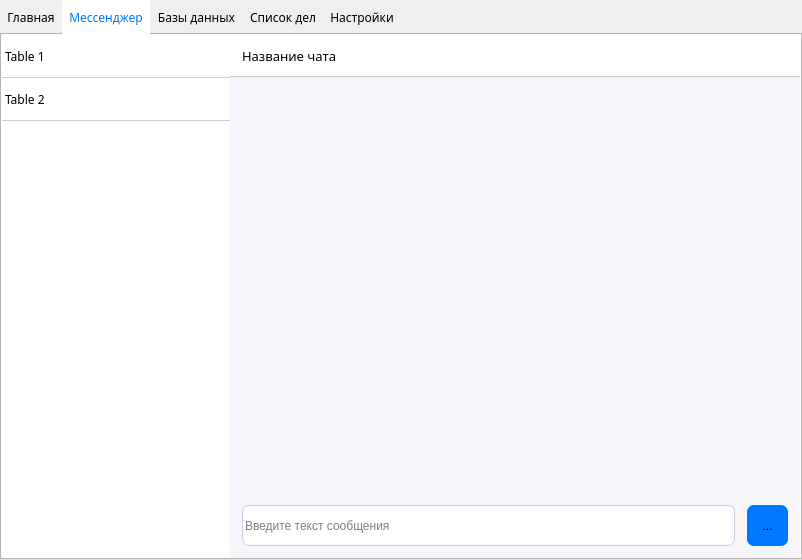
<?xml version="1.0" encoding="UTF-8"?>
<ui version="4.0">
 <class>MainWindow</class>
 <widget class="QMainWindow" name="MainWindow">
  <property name="geometry">
   <rect>
    <x>0</x>
    <y>0</y>
    <width>802</width>
    <height>560</height>
   </rect>
  </property>
  <property name="windowTitle">
   <string>Система управления и коммуникации внутри организации</string>
  </property>
  <property name="windowIcon">
   <iconset resource="res/qrc/ui_res.qrc">
    <normaloff>:/icons/img/database_icon_active.png</normaloff>:/icons/img/database_icon_active.png</iconset>
  </property>
  <property name="windowOpacity">
   <double>1.000000000000000</double>
  </property>
  <property name="autoFillBackground">
   <bool>false</bool>
  </property>
  <widget class="QWidget" name="centralwidget">
   <property name="sizePolicy">
    <sizepolicy hsizetype="Preferred" vsizetype="Preferred">
     <horstretch>0</horstretch>
     <verstretch>0</verstretch>
    </sizepolicy>
   </property>
   <property name="minimumSize">
    <size>
     <width>802</width>
     <height>560</height>
    </size>
   </property>
   <property name="autoFillBackground">
    <bool>false</bool>
   </property>
   <layout class="QVBoxLayout" name="verticalLayout_2">
    <property name="leftMargin">
     <number>0</number>
    </property>
    <property name="topMargin">
     <number>0</number>
    </property>
    <property name="rightMargin">
     <number>0</number>
    </property>
    <property name="bottomMargin">
     <number>0</number>
    </property>
    <item>
     <widget class="QTabWidget" name="tabWidget">
      <property name="minimumSize">
       <size>
        <width>802</width>
        <height>560</height>
       </size>
      </property>
      <property name="font">
       <font>
        <family>Ubuntu Medium</family>
        <pointsize>9</pointsize>
       </font>
      </property>
      <property name="autoFillBackground">
       <bool>false</bool>
      </property>
      <property name="styleSheet">
       <string notr="true">.QTabBar:tab{
	height: 35px;
	background-color: rgb(255, 255, 255, 0);
	border-radius: 1px;
	padding-left: 7px;
	padding-right: 7px;
}
.QTabBar:tab:hover{
	background-color: #E8EAF4;
}
.QTabWidget{
	background-color: rgb(255, 255, 255);
	
}
.QTabBar:tab:selected{
	color: #0077FF;
	background-color: rgb(255, 255, 255);
}</string>
      </property>
      <property name="currentIndex">
       <number>1</number>
      </property>
      <property name="usesScrollButtons">
       <bool>false</bool>
      </property>
      <widget class="QWidget" name="tab">
       <attribute name="icon">
        <iconset resource="res/qrc/ui_res.qrc">
         <normaloff>:/icons/img/home_icon.png</normaloff>
         <activeon>:/icons/img/home_icon_active.png</activeon>:/icons/img/home_icon.png</iconset>
       </attribute>
       <attribute name="title">
        <string>Главная</string>
       </attribute>
      </widget>
      <widget class="QWidget" name="tab_2">
       <attribute name="icon">
        <iconset resource="res/qrc/ui_res.qrc">
         <normaloff>:/icons/img/messenger_icon.png</normaloff>
         <activeon>:/icons/img/messenger_icon_active.png</activeon>:/icons/img/messenger_icon.png</iconset>
       </attribute>
       <attribute name="title">
        <string>Мессенджер</string>
       </attribute>
       <layout class="QHBoxLayout" name="horizontalLayout" stretch="2,5">
        <property name="spacing">
         <number>0</number>
        </property>
        <property name="leftMargin">
         <number>0</number>
        </property>
        <property name="topMargin">
         <number>0</number>
        </property>
        <property name="rightMargin">
         <number>0</number>
        </property>
        <property name="bottomMargin">
         <number>0</number>
        </property>
        <item>
         <widget class="QListWidget" name="table_list_2">
          <property name="font">
           <font>
            <family>Ubuntu Medium</family>
           </font>
          </property>
          <property name="styleSheet">
           <string notr="true">.QListWidget{
	border-right: 1px solid #C9CCDC;
}

.QListWidget:item{
	height: 42px;
	color: black;
	border-bottom: 1px solid #C9CCDC;
}

.QListWidget:item:selected{
	background-color: #0077FF;
	color: white;
}</string>
          </property>
          <property name="frameShape">
           <enum>QFrame::NoFrame</enum>
          </property>
          <property name="editTriggers">
           <set>QAbstractItemView::DoubleClicked|QAbstractItemView::EditKeyPressed</set>
          </property>
          <property name="alternatingRowColors">
           <bool>false</bool>
          </property>
          <property name="selectionBehavior">
           <enum>QAbstractItemView::SelectItems</enum>
          </property>
          <item>
           <property name="text">
            <string>Table 1</string>
           </property>
          </item>
          <item>
           <property name="text">
            <string>Table 2</string>
           </property>
          </item>
         </widget>
        </item>
        <item>
         <layout class="QVBoxLayout" name="verticalLayout_3" stretch="0,10,0">
          <property name="spacing">
           <number>0</number>
          </property>
          <item>
           <widget class="QFrame" name="messenger_info_panel">
            <property name="sizePolicy">
             <sizepolicy hsizetype="Preferred" vsizetype="Fixed">
              <horstretch>0</horstretch>
              <verstretch>0</verstretch>
             </sizepolicy>
            </property>
            <property name="minimumSize">
             <size>
              <width>0</width>
              <height>42</height>
             </size>
            </property>
            <property name="styleSheet">
             <string notr="true">#messenger_info_panel{
	background-color: rgb(255, 255, 255);
	border-bottom: 1px solid #C2C2C2;
}

.QToolButton{
	background-color: #F5F6FA;
	border-radius: 14px;
}

.QToolButton:hover{
	background-color: #E5E6EB;
}</string>
            </property>
            <property name="frameShape">
             <enum>QFrame::NoFrame</enum>
            </property>
            <property name="frameShadow">
             <enum>QFrame::Raised</enum>
            </property>
            <property name="lineWidth">
             <number>0</number>
            </property>
            <layout class="QHBoxLayout" name="horizontalLayout_8" stretch="2">
             <property name="leftMargin">
              <number>12</number>
             </property>
             <property name="topMargin">
              <number>0</number>
             </property>
             <property name="rightMargin">
              <number>12</number>
             </property>
             <property name="bottomMargin">
              <number>0</number>
             </property>
             <item>
              <widget class="QLabel" name="label_2">
               <property name="font">
                <font>
                 <family>Ubuntu Medium</family>
                 <pointsize>10</pointsize>
                </font>
               </property>
               <property name="frameShadow">
                <enum>QFrame::Plain</enum>
               </property>
               <property name="text">
                <string>Название чата</string>
               </property>
              </widget>
             </item>
            </layout>
           </widget>
          </item>
          <item>
           <widget class="QListWidget" name="chat_window">
            <property name="font">
             <font>
              <family>Ubuntu Medium</family>
             </font>
            </property>
            <property name="styleSheet">
             <string notr="true">.QListWidget:item{
	color: black;
	margin: 12px 0px 92px 12px;
}

.QListWidget{
	background-color: #F6F6FA;
}</string>
            </property>
            <property name="frameShape">
             <enum>QFrame::NoFrame</enum>
            </property>
            <property name="frameShadow">
             <enum>QFrame::Plain</enum>
            </property>
            <property name="horizontalScrollBarPolicy">
             <enum>Qt::ScrollBarAlwaysOff</enum>
            </property>
            <property name="sizeAdjustPolicy">
             <enum>QAbstractScrollArea::AdjustIgnored</enum>
            </property>
            <property name="editTriggers">
             <set>QAbstractItemView::DoubleClicked|QAbstractItemView::EditKeyPressed|QAbstractItemView::SelectedClicked</set>
            </property>
            <property name="alternatingRowColors">
             <bool>false</bool>
            </property>
            <property name="selectionMode">
             <enum>QAbstractItemView::NoSelection</enum>
            </property>
            <property name="selectionBehavior">
             <enum>QAbstractItemView::SelectItems</enum>
            </property>
            <property name="movement">
             <enum>QListView::Static</enum>
            </property>
            <property name="flow">
             <enum>QListView::TopToBottom</enum>
            </property>
            <property name="isWrapping" stdset="0">
             <bool>false</bool>
            </property>
            <property name="spacing">
             <number>3</number>
            </property>
            <property name="viewMode">
             <enum>QListView::ListMode</enum>
            </property>
            <property name="wordWrap">
             <bool>true</bool>
            </property>
           </widget>
          </item>
          <item>
           <widget class="QFrame" name="messenger_info_panel_2">
            <property name="sizePolicy">
             <sizepolicy hsizetype="Preferred" vsizetype="Fixed">
              <horstretch>0</horstretch>
              <verstretch>0</verstretch>
             </sizepolicy>
            </property>
            <property name="minimumSize">
             <size>
              <width>0</width>
              <height>42</height>
             </size>
            </property>
            <property name="styleSheet">
             <string notr="true">background-color: #F6F6FA;</string>
            </property>
            <property name="frameShape">
             <enum>QFrame::NoFrame</enum>
            </property>
            <property name="frameShadow">
             <enum>QFrame::Raised</enum>
            </property>
            <property name="lineWidth">
             <number>0</number>
            </property>
            <layout class="QHBoxLayout" name="horizontalLayout_9" stretch="0,0">
             <property name="spacing">
              <number>12</number>
             </property>
             <property name="leftMargin">
              <number>12</number>
             </property>
             <property name="topMargin">
              <number>12</number>
             </property>
             <property name="rightMargin">
              <number>12</number>
             </property>
             <property name="bottomMargin">
              <number>12</number>
             </property>
             <item>
              <widget class="QLineEdit" name="message_input">
               <property name="minimumSize">
                <size>
                 <width>0</width>
                 <height>41</height>
                </size>
               </property>
               <property name="styleSheet">
                <string notr="true">.QLineEdit{
border-radius: 7px;
background-color: white;
border: 1px solid #C9CCDC;
}</string>
               </property>
               <property name="text">
                <string/>
               </property>
               <property name="placeholderText">
                <string>Введите текст сообщения</string>
               </property>
              </widget>
             </item>
             <item>
              <widget class="QToolButton" name="send_message_button">
               <property name="minimumSize">
                <size>
                 <width>41</width>
                 <height>41</height>
                </size>
               </property>
               <property name="styleSheet">
                <string notr="true">border-radius: 7px;
background-color: #0077FF;</string>
               </property>
               <property name="text">
                <string>...</string>
               </property>
               <property name="icon">
                <iconset resource="res/qrc/ui_res.qrc">
                 <normaloff>:/icons/img/send_white.png</normaloff>:/icons/img/send_white.png</iconset>
               </property>
               <property name="iconSize">
                <size>
                 <width>24</width>
                 <height>24</height>
                </size>
               </property>
              </widget>
             </item>
            </layout>
           </widget>
          </item>
         </layout>
        </item>
       </layout>
      </widget>
      <widget class="QWidget" name="tab_3">
       <property name="autoFillBackground">
        <bool>false</bool>
       </property>
       <attribute name="icon">
        <iconset resource="res/qrc/ui_res.qrc">
         <normaloff>:/icons/img/database_icon.png</normaloff>
         <activeon>:/icons/img/database_icon_active.png</activeon>:/icons/img/database_icon.png</iconset>
       </attribute>
       <attribute name="title">
        <string>Базы данных</string>
       </attribute>
       <layout class="QHBoxLayout" name="horizontalLayout_2" stretch="2,5">
        <property name="spacing">
         <number>0</number>
        </property>
        <property name="leftMargin">
         <number>0</number>
        </property>
        <property name="topMargin">
         <number>0</number>
        </property>
        <property name="rightMargin">
         <number>0</number>
        </property>
        <property name="bottomMargin">
         <number>0</number>
        </property>
        <item>
         <widget class="QListWidget" name="table_list">
          <property name="font">
           <font>
            <family>Ubuntu Medium</family>
           </font>
          </property>
          <property name="styleSheet">
           <string notr="true">.QListWidget{
	border-right: 1px solid #C9CCDC;
}

.QListWidget:item{
	height: 42px;
	color: black;
	border-bottom: 1px solid #C9CCDC;
}

.QListWidget:item:selected{
	background-color: #0077FF;
	color: white;
}</string>
          </property>
          <property name="frameShape">
           <enum>QFrame::NoFrame</enum>
          </property>
          <property name="editTriggers">
           <set>QAbstractItemView::DoubleClicked|QAbstractItemView::EditKeyPressed|QAbstractItemView::SelectedClicked</set>
          </property>
          <property name="alternatingRowColors">
           <bool>false</bool>
          </property>
          <property name="selectionBehavior">
           <enum>QAbstractItemView::SelectItems</enum>
          </property>
          <item>
           <property name="text">
            <string>Table 1</string>
           </property>
          </item>
          <item>
           <property name="text">
            <string>Table 2</string>
           </property>
          </item>
         </widget>
        </item>
        <item>
         <layout class="QVBoxLayout" name="verticalLayout" stretch="1,0">
          <property name="spacing">
           <number>0</number>
          </property>
          <item>
           <widget class="QFrame" name="info_panel">
            <property name="sizePolicy">
             <sizepolicy hsizetype="Preferred" vsizetype="Fixed">
              <horstretch>0</horstretch>
              <verstretch>0</verstretch>
             </sizepolicy>
            </property>
            <property name="minimumSize">
             <size>
              <width>0</width>
              <height>42</height>
             </size>
            </property>
            <property name="styleSheet">
             <string notr="true">#info_panel{
	background-color: rgb(255, 255, 255);
	border-bottom: 1px solid #C2C2C2;
}

.QToolButton{
	background-color: #F5F6FA;
	border-radius: 14px;
}

.QToolButton:hover{
	background-color: #E5E6EB;
}</string>
            </property>
            <property name="frameShape">
             <enum>QFrame::NoFrame</enum>
            </property>
            <property name="frameShadow">
             <enum>QFrame::Raised</enum>
            </property>
            <property name="lineWidth">
             <number>0</number>
            </property>
            <layout class="QHBoxLayout" name="horizontalLayout_6" stretch="2,0,0">
             <property name="leftMargin">
              <number>12</number>
             </property>
             <property name="topMargin">
              <number>0</number>
             </property>
             <property name="rightMargin">
              <number>12</number>
             </property>
             <property name="bottomMargin">
              <number>0</number>
             </property>
             <item>
              <widget class="QLabel" name="label">
               <property name="font">
                <font>
                 <family>Ubuntu Medium</family>
                 <pointsize>10</pointsize>
                </font>
               </property>
               <property name="frameShadow">
                <enum>QFrame::Plain</enum>
               </property>
               <property name="text">
                <string>Название таблицы</string>
               </property>
              </widget>
             </item>
             <item>
              <layout class="QHBoxLayout" name="horizontalLayout_5">
               <property name="spacing">
                <number>8</number>
               </property>
               <item>
                <widget class="QToolButton" name="add_button">
                 <property name="enabled">
                  <bool>true</bool>
                 </property>
                 <property name="minimumSize">
                  <size>
                   <width>28</width>
                   <height>28</height>
                  </size>
                 </property>
                 <property name="styleSheet">
                  <string notr="true">background-color: #0077FF;</string>
                 </property>
                 <property name="text">
                  <string>...</string>
                 </property>
                 <property name="icon">
                  <iconset resource="res/qrc/ui_res.qrc">
                   <normaloff>:/icons/img/add.png</normaloff>:/icons/img/add.png</iconset>
                 </property>
                </widget>
               </item>
               <item>
                <widget class="QToolButton" name="delete_button">
                 <property name="enabled">
                  <bool>true</bool>
                 </property>
                 <property name="minimumSize">
                  <size>
                   <width>28</width>
                   <height>28</height>
                  </size>
                 </property>
                 <property name="text">
                  <string>...</string>
                 </property>
                 <property name="icon">
                  <iconset resource="res/qrc/ui_res.qrc">
                   <normaloff>:/icons/img/delete.png</normaloff>:/icons/img/delete.png</iconset>
                 </property>
                 <property name="checkable">
                  <bool>false</bool>
                 </property>
                </widget>
               </item>
               <item>
                <widget class="QToolButton" name="send_button">
                 <property name="enabled">
                  <bool>true</bool>
                 </property>
                 <property name="minimumSize">
                  <size>
                   <width>28</width>
                   <height>28</height>
                  </size>
                 </property>
                 <property name="text">
                  <string>...</string>
                 </property>
                 <property name="icon">
                  <iconset resource="res/qrc/ui_res.qrc">
                   <normaloff>:/icons/img/send.png</normaloff>:/icons/img/send.png</iconset>
                 </property>
                </widget>
               </item>
               <item>
                <widget class="QToolButton" name="refresh_button">
                 <property name="enabled">
                  <bool>true</bool>
                 </property>
                 <property name="minimumSize">
                  <size>
                   <width>28</width>
                   <height>28</height>
                  </size>
                 </property>
                 <property name="text">
                  <string>...</string>
                 </property>
                 <property name="icon">
                  <iconset resource="res/qrc/ui_res.qrc">
                   <normaloff>:/icons/img/reload.png</normaloff>:/icons/img/reload.png</iconset>
                 </property>
                </widget>
               </item>
              </layout>
             </item>
             <item>
              <widget class="QComboBox" name="comboBox">
               <property name="minimumSize">
                <size>
                 <width>0</width>
                 <height>28</height>
                </size>
               </property>
               <property name="font">
                <font>
                 <family>Ubuntu</family>
                </font>
               </property>
               <property name="autoFillBackground">
                <bool>false</bool>
               </property>
               <property name="styleSheet">
                <string notr="true">.QComboBox{
	background-color: #F5F6FA;
	border-radius: 14px;
	padding-left: 6px;
	padding-right: 6px;
	color: black;
}

.QComboBox:down-arrow{
	image: url(:/icons/img/arrow.png);
	height: 24px
}</string>
               </property>
               <property name="editable">
                <bool>false</bool>
               </property>
               <property name="frame">
                <bool>true</bool>
               </property>
               <item>
                <property name="text">
                 <string>Фильтр по ID</string>
                </property>
                <property name="icon">
                 <iconset resource="res/qrc/ui_res.qrc">
                  <normaloff>:/icons/img/filter.png</normaloff>:/icons/img/filter.png</iconset>
                </property>
               </item>
               <item>
                <property name="text">
                 <string>Фильтр по умолчанию</string>
                </property>
                <property name="icon">
                 <iconset resource="res/qrc/ui_res.qrc">
                  <normaloff>:/icons/img/filter.png</normaloff>:/icons/img/filter.png</iconset>
                </property>
               </item>
              </widget>
             </item>
            </layout>
           </widget>
          </item>
          <item>
           <widget class="QTabWidget" name="tabWidget_2">
            <property name="font">
             <font>
              <family>Ubuntu Medium</family>
             </font>
            </property>
            <property name="autoFillBackground">
             <bool>false</bool>
            </property>
            <property name="currentIndex">
             <number>0</number>
            </property>
            <widget class="QWidget" name="tab_8">
             <attribute name="title">
              <string>Просмотр</string>
             </attribute>
             <layout class="QHBoxLayout" name="horizontalLayout_4">
              <property name="spacing">
               <number>0</number>
              </property>
              <property name="leftMargin">
               <number>0</number>
              </property>
              <property name="topMargin">
               <number>0</number>
              </property>
              <property name="rightMargin">
               <number>0</number>
              </property>
              <property name="bottomMargin">
               <number>0</number>
              </property>
              <item>
               <widget class="QTableWidget" name="table_view">
                <property name="frameShape">
                 <enum>QFrame::NoFrame</enum>
                </property>
                <property name="frameShadow">
                 <enum>QFrame::Plain</enum>
                </property>
                <property name="editTriggers">
                 <set>QAbstractItemView::AnyKeyPressed|QAbstractItemView::DoubleClicked|QAbstractItemView::EditKeyPressed</set>
                </property>
                <property name="selectionMode">
                 <enum>QAbstractItemView::NoSelection</enum>
                </property>
               </widget>
              </item>
             </layout>
            </widget>
            <widget class="QWidget" name="tab_9">
             <attribute name="title">
              <string>Редактирование</string>
             </attribute>
             <layout class="QHBoxLayout" name="horizontalLayout_3">
              <property name="spacing">
               <number>0</number>
              </property>
              <property name="leftMargin">
               <number>0</number>
              </property>
              <property name="topMargin">
               <number>0</number>
              </property>
              <property name="rightMargin">
               <number>0</number>
              </property>
              <property name="bottomMargin">
               <number>0</number>
              </property>
              <item>
               <widget class="QTableWidget" name="table_edit">
                <property name="frameShape">
                 <enum>QFrame::NoFrame</enum>
                </property>
                <property name="frameShadow">
                 <enum>QFrame::Plain</enum>
                </property>
               </widget>
              </item>
             </layout>
            </widget>
           </widget>
          </item>
         </layout>
        </item>
       </layout>
      </widget>
      <widget class="QWidget" name="tab_4">
       <attribute name="icon">
        <iconset resource="res/qrc/ui_res.qrc">
         <normaloff>:/icons/img/todo_icon.png</normaloff>
         <activeon>:/icons/img/todo_icon_active.png</activeon>:/icons/img/todo_icon.png</iconset>
       </attribute>
       <attribute name="title">
        <string>Список дел</string>
       </attribute>
      </widget>
      <widget class="QWidget" name="tab_5">
       <attribute name="icon">
        <iconset resource="res/qrc/ui_res.qrc">
         <normaloff>:/icons/img/settings_icon.png</normaloff>
         <activeon>:/icons/img/settings_icon_active.png</activeon>:/icons/img/settings_icon.png</iconset>
       </attribute>
       <attribute name="title">
        <string>Настройки</string>
       </attribute>
      </widget>
     </widget>
    </item>
   </layout>
  </widget>
 </widget>
 <resources>
  <include location="res/qrc/ui_res.qrc"/>
 </resources>
 <connections/>
</ui>
